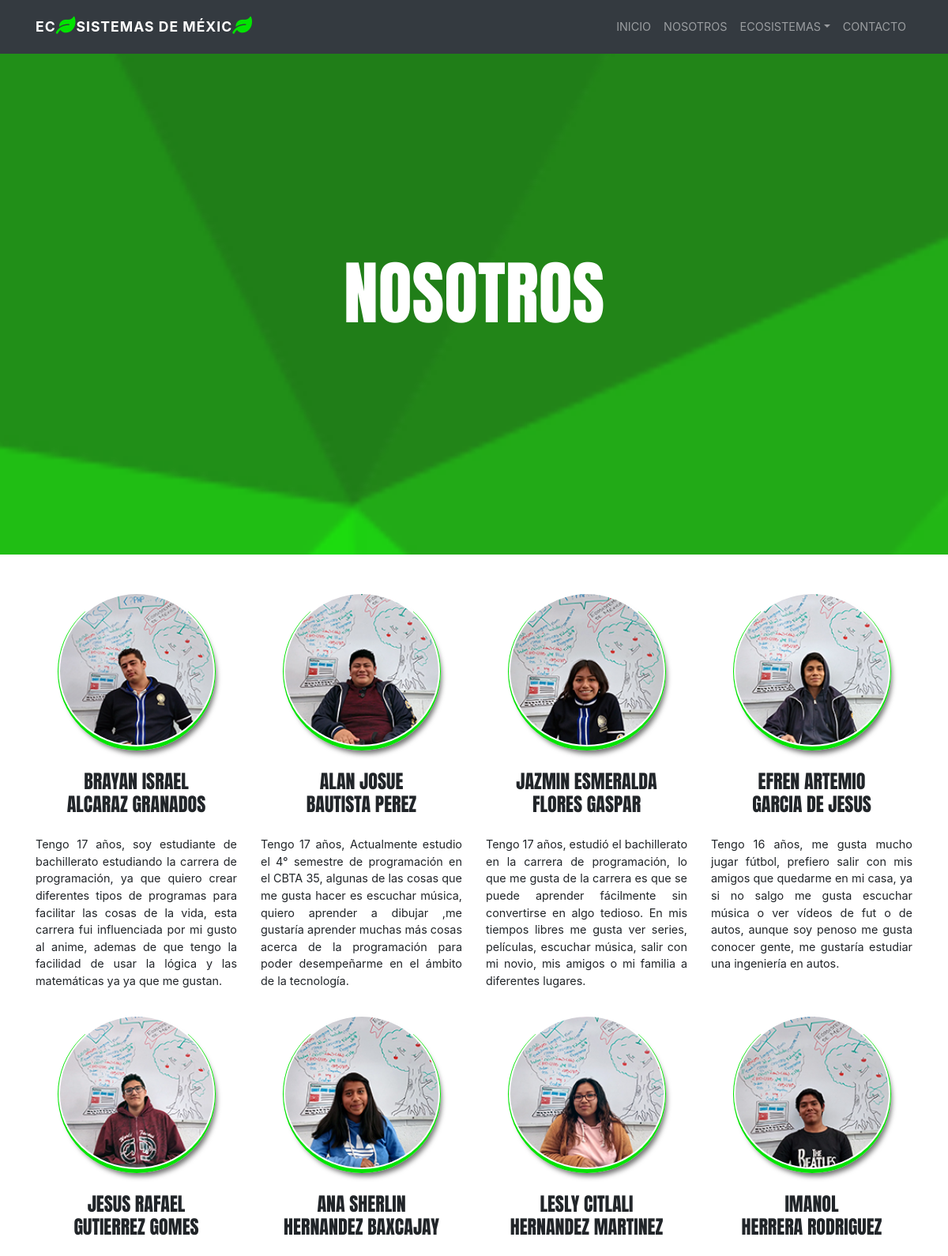
Page /nosotros.php (upper part) on the committed database.
### tables this page shows
CREATE TABLE `alumnos` (
  `id` int(11) NOT NULL,
  `nombre` varchar(45) NOT NULL,
  `apellidos` varchar(45) NOT NULL,
  `biografia` text NOT NULL,
  `imagen` varchar(45) NOT NULL
);

### nosotros.php (the view, shortened to what this page needs)
<?php
include 'includes/conexion.php';
?>
<?php
include 'includes/header.php';
?>
<?php
include 'includes/navegacion.php';
?>
<div class="bgimagen-textura mt-5">
  <div class="container">
    <div class="titulo-bgimagen my-5">
      <h1 class="animated wow zoomIn"><?php echo $nombrePagina='Nosotros' ?></h1>
    </div>
  </div>
</div>
<div class="container mt-5">
<div class="row text-center">
  <?php
$consultaalumnos = "SELECT nombre, apellidos, biografia, imagen FROM alumnos";
$resultado = mysqli_query($bd, $consultaalumnos);
while ($muestradatosalumnos = mysqli_fetch_array($resultado)) {
   ?>
<div class="col-md-3 mb-3 animated wow zoomIn">
  <div class="picalumnos">
  <img class="rounded-circle" src="<?php echo $muestradatosalumnos['imagen'] ?>" width="150" height="150" alt="">
  <h3><?php echo $muestradatosalumnos['nombre'].'<br>'.$muestradatosalumnos['apellidos']?></h3>
  <p><?php echo $muestradatosalumnos['biografia'] ?></p>
</div>
</div>
<?php
 } ?>
</div>
</div>
</body>
</html>

### includes/header.php (shortened to what this page needs)
<!DOCTYPE html>
<html lang="es" dir="ltr">
  <head>
    <link rel="stylesheet" href="css/bootstrap.min.css">
    <link rel="stylesheet" href="css/estilos.css">
    <link rel="stylesheet" href="css/responsive.css">
    <link rel="stylesheet" href="css/animate.css">
    <link rel="stylesheet" href="https://use.fontawesome.com/releases/v5.8.1/css/all.css">
  </head>
  <body>

### includes/navegacion.php (shortened to what this page needs)
<nav class="navbar navbar-expand-md navbar-dark fixed-top bg-dark">
    <div class="container">
       <a class="navbar-brand" href="index.php">EC<i class="fas fa-leaf" style="color: #02E301;"></i>SISTEMAS DE MéXIC<i class="fas fa-leaf"  style="color: #02E301;"></i></a>
       <div class="collapse navbar-collapse justify-content-end" id="navbarCollapse">
          <ul class="navbar-nav">
             <li class="nav-item"><a class="nav-link" href="index.php">INICIO</a></li>
             <li class="nav-item"><a class="nav-link" href="nosotros.php">NOSOTROS</a></li>
             <li class="nav-item dropdown">
                <a class="nav-link dropdown-toggle" href="#" id="navbarDropdown" role="button" data-toggle="dropdown">ECOSISTEMAS</a>
             </li>
             <li class="nav-item"><a class="nav-link" href="contacto.php">CONTACTO</a></li>
          </ul>
       </div>
    </div>
 </nav>

### css/estilos.css (style rules this page uses)
body { background-color: white; }
.bgimagen-textura { background: url(../img/tria.png)fixed center no-repeat; background-size: cover; overflow: hidden; width: 100%; }
.titulo-bgimagen { padding: 20% 0; }
.titulo-bgimagen h1 { font-family: 'Anton', sans-serif; font-size: 5.5rem; text-transform: uppercase; text-align: center; color: white; }
.navbar { font-size: 0.9rem; padding-top: 15px; padding-bottom: 15px; text-transform: uppercase; }
.navbar .navbar-brand { color: white; font-weight: bolder; font-size: 1.1rem; letter-spacing: 1px; }
.navbar .navbar-brand i { color: #02E301; font-size: 22px; letter-spacing: 1px; }
.picalumnos img { height: 200px; width: 200px; border-bottom: 5px solid #02E301; border-left: 1px solid #02E301; border-right: 1px solid #02E301; border-top: none; padding: 2px; -webkit-box-shadow: 4px 7px 6px -3px rgba(0, 0, 0, 0.55); -moz-box-shadow: 4px 7px 6px -3px rgba(0, 0, 0, 0.55); box-shadow: 4px 7px 6px -3px rgba(0, 0, 0, 0.55); }
.picalumnos h3 { font-family: 'Anton', sans-serif; font-size: 1.5rem; text-transform: uppercase; text-align: center; margin: 10% 10%; }
.picalumnos p { text-align: justify; font-size: 0.9rem; }

### rows in the picture
alumnos: imagen (picture), nombre "BRAYAN ISRAEL", apellidos "ALCARAZ GRANADOS", biografia "Tengo 17 años, soy estudiante de bachillerato estudiando la carrera de programación, ya que quiero crear diferentes tipos de programas para facilitar las cosas de la vida, esta carrera fui influenciada por mi gusto al anime, ademas de que tengo la facilidad de usar la lógica y las matemáticas ya ya que me gustan."
alumnos: imagen (picture), nombre "ALAN JOSUE", apellidos "BAUTISTA PEREZ", biografia "Tengo 17 años, Actualmente estudio el 4° semestre de programación en el CBTA 35, algunas de las cosas que me gusta hacer es escuchar música, quiero aprender a dibujar ,me gustaría aprender muchas más cosas acerca de la programación para poder desempeñarme en el ámbito de la tecnología."
alumnos: imagen (picture), nombre "JAZMIN ESMERALDA", apellidos "FLORES GASPAR", biografia "Tengo 17 años, estudió el bachillerato en la carrera de programación, lo que me gusta de la carrera es que se puede aprender fácilmente sin convertirse en algo tedioso. En mis tiempos libres me gusta ver series, películas, escuchar música, salir con mi novio, mis amigos o mi familia a diferentes lugares."
alumnos: imagen (picture), nombre "EFREN ARTEMIO", apellidos "GARCIA DE JESUS", biografia "Tengo 16 años, me gusta mucho jugar fútbol, prefiero salir con mis amigos que quedarme en mi casa, ya si no salgo me gusta escuchar música o ver vídeos de fut o de autos, aunque soy penoso me gusta conocer gente, me gustaría estudiar una ingeniería en autos."
alumnos: imagen (picture), nombre "JESUS RAFAEL", apellidos "GUTIERREZ GOMES"
alumnos: imagen (picture), nombre "ANA SHERLIN", apellidos "HERNANDEZ BAXCAJAY"
alumnos: imagen (picture), nombre "LESLY CITLALI", apellidos "HERNANDEZ MARTINEZ"
alumnos: imagen (picture), nombre "IMANOL", apellidos "HERRERA RODRIGUEZ"

### other values in the picture
$nombrePagina='Nosotros' "NOSOTROS"
